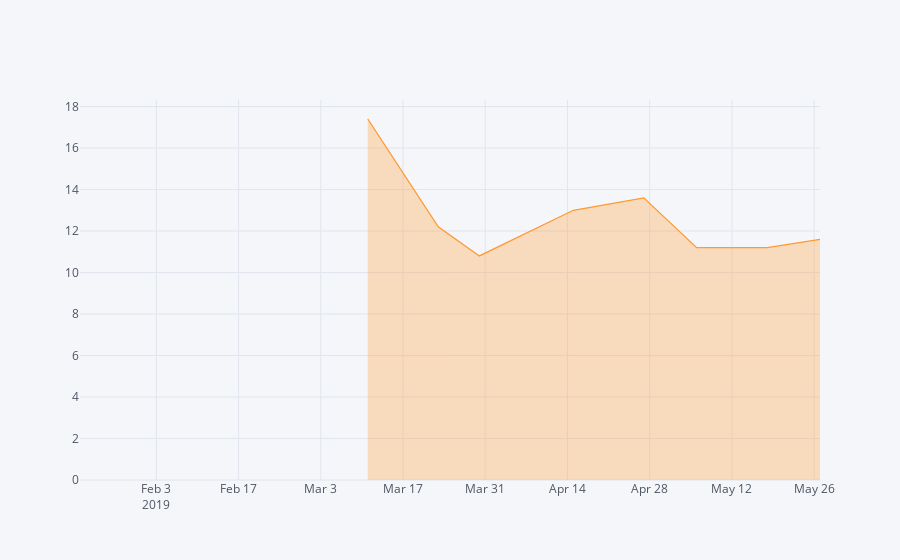

Notebook code for this chart:
### Code cell
since.Back.dropna().rolling(5).mean().iplot(fill = True)

### Figure 1 — Plotly figure (JSON) as saved in the notebook; plotly's stock layout.template omitted (floating-point values rounded to 4 significant figures)
{"data": [{"fill": "tozeroy", "fillcolor": "rgba(255, 153, 51, 0.3)", "line": {"color": "rgba(255, 153, 51, 1.0)", "dash": "solid", "shape": "linear", "width": 1.3}, "mode": "lines", "name": "Back", "text": "", "type": "scatter", "uid": "fffd8b58-abc0-4be7-aa79-aa5d94154040", "x": ["2019-01-21", "2019-02-04", "2019-02-09", "2019-02-18", "2019-03-11", "2019-03-23", "2019-03-30", "2019-04-15", "2019-04-27", "2019-05-06", "2019-05-18", "2019-05-27"], "y": ["", "", "", "", 17.4, 12.2, 10.8, 13, 13.6, 11.2, 11.2, 11.6]}], "layout": {"autosize": true, "legend": {"bgcolor": "#F5F6F9", "font": {"color": "#4D5663"}}, "paper_bgcolor": "#F5F6F9", "plot_bgcolor": "#F5F6F9", "title": {"font": {"color": "#4D5663"}}, "xaxis": {"autorange": true, "gridcolor": "#E1E5ED", "range": ["2019-01-21", "2019-05-27"], "showgrid": true, "tickfont": {"color": "#4D5663"}, "title": {"font": {"color": "#4D5663"}, "text": ""}, "type": "date", "zerolinecolor": "#E1E5ED"}, "yaxis": {"autorange": true, "gridcolor": "#E1E5ED", "range": [0, 18.32], "showgrid": true, "tickfont": {"color": "#4D5663"}, "title": {"font": {"color": "#4D5663"}, "text": ""}, "type": "linear", "zerolinecolor": "#E1E5ED"}}}
